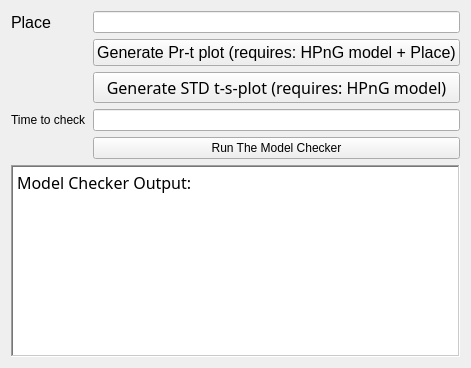
      <widget class="QWidget" name="MCTab">
       <property name="enabled">
        <bool>true</bool>
       </property>
       <attribute name="title">
        <string>Model Checker</string>
       </attribute>
       <layout class="QGridLayout" name="gridLayout_2">
        <item row="1" column="1">
         <widget class="QPushButton" name="generateProbFunc">
          <property name="enabled">
           <bool>true</bool>
          </property>
          <property name="font">
           <font>
            <pointsize>12</pointsize>
           </font>
          </property>
          <property name="text">
           <string>Generate Pr-t plot (requires: HPnG model + Place)</string>
          </property>
         </widget>
        </item>
        <item row="4" column="1">
         <widget class="QPushButton" name="modelCheck">
          <property name="text">
           <string>Run The Model Checker</string>
          </property>
         </widget>
        </item>
        <item row="0" column="0">
         <widget class="QLabel" name="placeLabel">
          <property name="font">
           <font>
            <pointsize>12</pointsize>
           </font>
          </property>
          <property name="text">
           <string>Place</string>
          </property>
         </widget>
        </item>
        <item row="2" column="1">
         <widget class="QPushButton" name="generateSTD">
          <property name="enabled">
           <bool>true</bool>
          </property>
          <property name="font">
           <font>
            <family>Ubuntu Mono</family>
            <pointsize>12</pointsize>
            <weight>50</weight>
            <italic>false</italic>
            <bold>false</bold>
           </font>
          </property>
          <property name="text">
           <string>Generate STD t-s-plot (requires: HPnG model)</string>
          </property>
         </widget>
        </item>
        <item row="0" column="1">
         <widget class="QLineEdit" name="placeEdit"/>
        </item>
        <item row="7" column="0" colspan="2">
         <widget class="QTextEdit" name="outputEditor">
          <property name="enabled">
           <bool>true</bool>
          </property>
          <property name="font">
           <font>
            <family>Ubuntu Mono</family>
            <pointsize>12</pointsize>
            <weight>50</weight>
            <italic>false</italic>
            <bold>false</bold>
           </font>
          </property>
          <property name="frameShape">
           <enum>QFrame::WinPanel</enum>
          </property>
          <property name="frameShadow">
           <enum>QFrame::Sunken</enum>
          </property>
          <property name="html">
           <string>&lt;!DOCTYPE HTML PUBLIC &quot;-//W3C//DTD HTML 4.0//EN&quot; &quot;http://www.w3.org/TR/REC-html40/strict.dtd&quot;&gt;
&lt;html&gt;&lt;head&gt;&lt;meta name=&quot;qrichtext&quot; content=&quot;1&quot; /&gt;&lt;style type=&quot;text/css&quot;&gt;
p, li { white-space: pre-wrap; }
&lt;/style&gt;&lt;/head&gt;&lt;body style=&quot; font-family:'Ubuntu Mono'; font-size:12pt; font-weight:400; font-style:normal;&quot;&gt;
&lt;p style=&quot; margin-top:0px; margin-bottom:0px; margin-left:0px; margin-right:0px; -qt-block-indent:0; text-indent:0px;&quot;&gt;Model Checker Output:&lt;/p&gt;&lt;/body&gt;&lt;/html&gt;</string>
          </property>
         </widget>
        </item>
        <item row="3" column="1">
         <widget class="QLineEdit" name="time2Check"/>
        </item>
        <item row="3" column="0">
         <widget class="QLabel" name="labelTime2Check">
          <property name="text">
           <string>Time to check</string>
          </property>
         </widget>
        </item>
       </layout>
      </widget>
